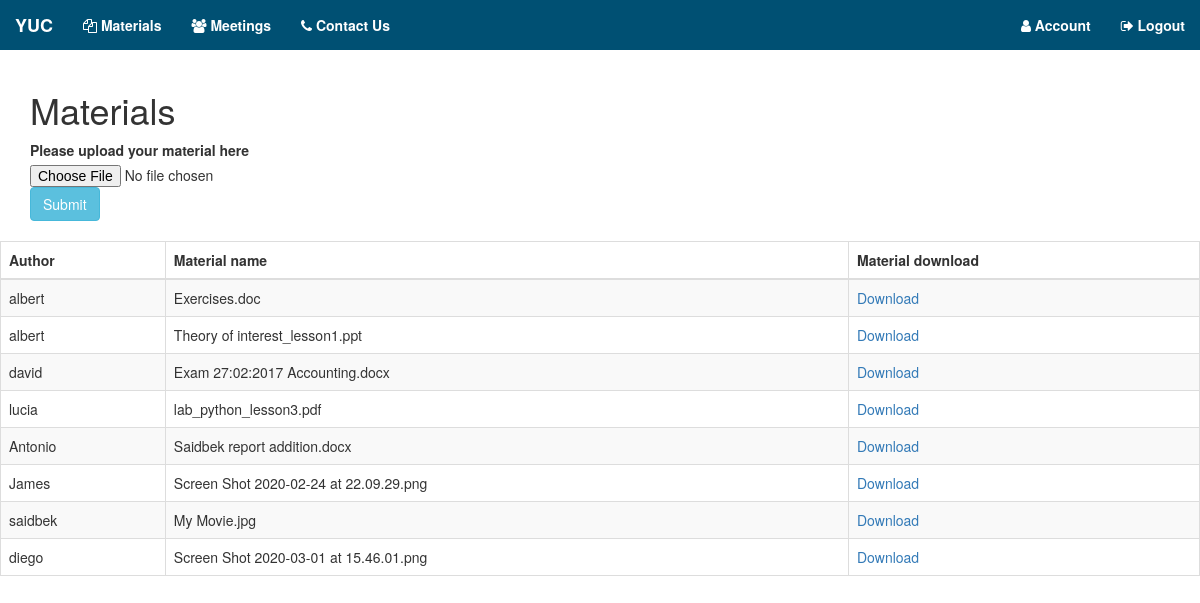
/materials (signed in), run on the app's committed database.
### app.py (models this page shows)
class FileContent(db.Model):
    id = db.Column(db.Integer, primary_key=True)
    name = db.Column(db.String(300))
    path = db.Column(db.String)
    user_id = db.Column(db.String, nullable=False)

### app.py (the view)
@app.route('/materials')
def materials():
    if current_user.is_authenticated:
        files = FileContent.query.all()
        return render_template('materials.html', files=files)
    else:
        return redirect('/')

### app.py (called while the page is built)
@login_manager.user_loader
def load_user(user_id):
    return User.query.get(int(user_id))

### templates/materials.html (shortened to what this page needs)
{% extends 'layout.html' %}
{% block content %}
    <div class="container">
        <h1>Materials</h1>
        <form method="POST" action="/upload" enctype="multipart/form-data">
            <label for="input-file">Please upload your material here</label>
            <input type="file" name="inputFile" id="input-file">
            <button type="submit" class="btn btn-info">Submit</button>
        </form>
    </div>
    <table class="table table-striped table-hover table-bordered">
        <thead>
        <th>Author</th>
        <th>Material name</th>
        <th>Material download</th>
        </thead>
        <tbody>
        {% for file in files %}
            <tr>
                <td>{{ file.user_id }}</td>
                <td>{{ file.name }}</td>
                <td>
                    <a href="/download/{{ file.id }}">Download</a>
                </td>
            </tr>
        {% endfor %}
        </tbody>
    </table>
{% endblock content %}

### static/style.css (style rules this page uses)
html, body { height: 100%; }
.table { margin-top: 20px; }

### data on the page
FileContent: user_id "albert", name "Exercises.doc"
FileContent: user_id "albert", name "Theory of interest_lesson1.ppt"
FileContent: user_id "david", name "Exam 27:02:2017 Accounting.docx"
FileContent: user_id "lucia", name "lab_python_lesson3.pdf"
FileContent: user_id "Antonio", name "Saidbek report addition.docx"
FileContent: user_id "James", name "Screen Shot 2020-02-24 at 22.09.29.png"
FileContent: user_id "saidbek", name "My Movie.jpg"
FileContent: user_id "diego", name "Screen Shot 2020-03-01 at 15.46.01.png"
